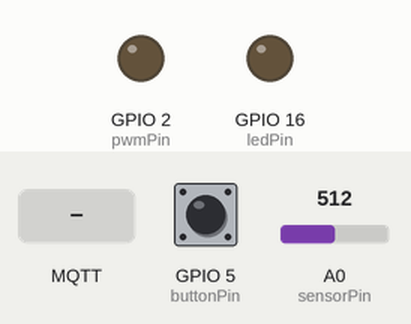
Simulated run of this sketch. Board: ESP8266 (NodeMCU). Parts: output pins drawn as LEDs (lit = HIGH). The inputs (shaded band) are chosen by the test bench; at power-on: GPIO 5 (buttonPin) LOW, A0 (sensorPin) = 512. WiFi joins after 1.5 s; servers stay silent unless stated; no MQTT or app messages arrive unless stated; what the sketch prints to the serial monitor is not drawn.

Above: at 2.7 s.
2.8 s: MQTT message "5" arrives on the first subscribed topic
At 3.1 s:
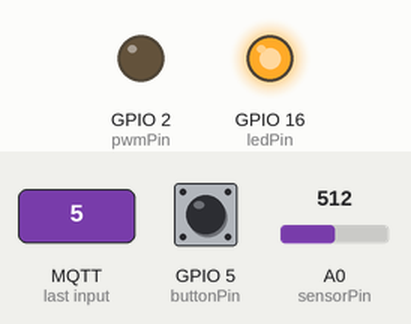
4.3 s: MQTT message "5" arrives on the second subscribed topic
At 5.5 s:
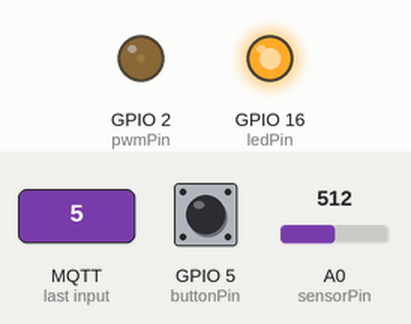
5.8 s: MQTT message "0" arrives on the first subscribed topic
At 6.9 s:
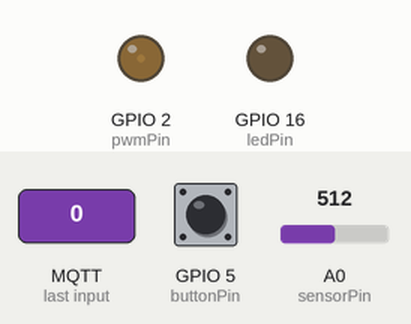
7.3 s: MQTT message "90" arrives on the second subscribed topic
At 8.2 s:
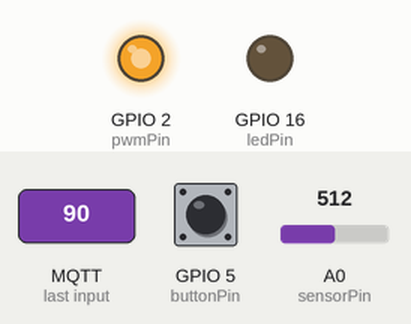
8.8 s: MQTT message "90" arrives on the first subscribed topic
At 9.5 s:
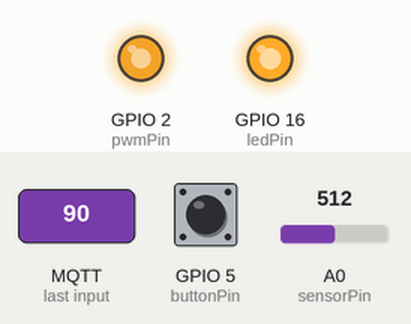
Timing chart, 0 to 11.3 s (numbered marks = the images above; inputs shaded):
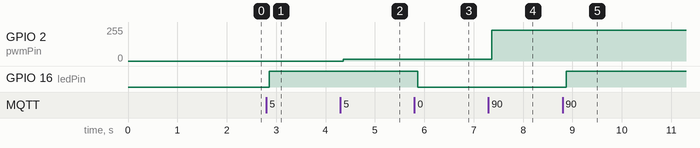

Measured:
- after the input at 2.8 s, GPIO 16 (ledPin): LOW → HIGH after 0.06 s
- after the input at 4.3 s, GPIO 2 (pwmPin): 0/255 → 13/255 after 0.06 s
- after the input at 5.8 s, GPIO 16 (ledPin): HIGH → LOW after 0.07 s
- after the input at 7.3 s, GPIO 2 (pwmPin): 13/255 → 230/255 after 0.07 s
- after the input at 8.8 s, GPIO 16 (ledPin): LOW → HIGH after 0.07 s

The sketch:

ARDUINO_MQTT.ino
```cpp
/*
 Ejemplo del canal de Youtube "MicroTutoriales DC"

 https://www.youtube.com/c/MicroTutorialesDCareaga/videos

 Utilizando el broker MQTT de mqtt.mikrodash.com
 y la plataforma de https://app.mikrodash.com
 para crear una dashboard personalizada
*/
#include <PubSubClient.h> // Biblioteca para el cliente MQTT

// Incluye las bibliotecas WiFi para ESP8266 o ESP32
#if defined(ESP8266)
  #include <ESP8266WiFi.h>
#elif defined(ESP32)
  #include <WiFi.h>
#endif

// Definición de pines para ESP8266 y ESP32
#if defined(ESP8266)
  const int buttonPin = 5; // Un pin de entrada digital típico en ESP8266
  const int ledPin = 16; // Un pin de salida digital típico en ESP8266
  const int sensorPin = A0; // Pin analógico en ESP8266
  const int pwmPin = 2; // Un pin de PWM en ESP8266
#elif defined(ESP32)
  const int buttonPin = 5; // Un pin de entrada digital típico en ESP32
  const int ledPin = 22; // Un pin de salida digital típico en ESP32
  const int sensorPin = 34; // Pin analógico en ESP32 (sólo lectura)
  const int pwmPin = 4; // Un pin de PWM en ESP32
#endif

// Variables para el estado del botón y el valor del sensor
bool statusBtn = false;
bool prevButtonState = false;
int sensorValue = 0;
int percentValue = 0;
int lastPercentValue = 0;

// Tópicos MQTT (debes reemplazar "your_mikrodash_id" con tu ID real de MikroDash)
const char* topic_sensor = "your_mikrodash_id/sensor/value";
const char* topic_button = "your_mikrodash_id/button/value";
const char* topic_pwm = "your_mikrodash_id/pwm/percent";
const char* topic_led = "your_mikrodash_id/led/value";

// Configuración de la red WiFi y MQTT
const char* ssid = "WIFI-MIKRODASH";  // Nombre de tu red WiFi
const char* password = "contra12345"; // Contraseña de tu red WiFi
const char* mqtt_server = "mqtt.mikrodash.com"; // Servidor MQTT
const int mqtt_port = 1883;           // Puerto MQTT
const char* mqtt_user = "tu_usuario_mqtt"; // Usuario para autenticación MQTT
const char* mqtt_password = "tu_contraseña_mqtt"; // Contraseña para autenticación MQTT

WiFiClient espClient;
PubSubClient client(espClient);

void setup_wifi() {
  Serial.println("Conectando a la red WiFi...");
  WiFi.mode(WIFI_STA);
  WiFi.begin(ssid, password);

  while (WiFi.status() != WL_CONNECTED) {
    delay(500);
    Serial.print(".");
  }

  Serial.println("\nWiFi conectado");
  Serial.println("Dirección IP: " + WiFi.localIP().toString());
}

void callback(char* topic, byte* payload, unsigned int length) {
  String incomingMessage = "";
  for (int i = 0; i < length; i++) {
    incomingMessage += (char)payload[i];
  }

  if (strcmp(topic, topic_led) == 0) {
    digitalWrite(ledPin, incomingMessage.toInt() ? HIGH : LOW);
  } else if (strcmp(topic, topic_pwm) == 0) {
    int pwmValue = map(incomingMessage.toInt(), 0, 100, 0, 255);
    #if defined(ESP8266)
      analogWrite(pwmPin, pwmValue);
    #elif defined(ESP32)
      ledcWrite(0, pwmValue); // Usando canal 0 para ESP32 PWM
    #endif
  }
}

void reconnect() {
  while (!client.connected()) {
    Serial.print("Intentando conexión MQTT...");
    if (client.connect("ESPClient", mqtt_user, mqtt_password)) {
      Serial.println("Conectado");
      client.subscribe(topic_led);
      client.subscribe(topic_pwm);
    } else {
      Serial.print("falló, rc=");
      Serial.print(client.state());
      Serial.println(" intentando de nuevo en 5 segundos");
      delay(5000);
    }
  }
}

void setup() {
  Serial.begin(115200);
  setup_wifi();
  client.setServer(mqtt_server, mqtt_port);
  client.setCallback(callback);

  pinMode(ledPin, OUTPUT);
  pinMode(buttonPin, INPUT);

  #if defined(ESP32)
    // Configuración PWM para ESP32
    ledcAttachPin(pwmPin, 0); // Asigna el pin PWM al canal 0
    ledcSetup(0, 5000, 8); // Configura el canal 0, 5000 Hz, 8 bits
  #endif
}

void loop() {
  if (!client.connected()) {
    reconnect();
  }
  client.loop();

  // Leer estado del botón
  bool currentStatus = digitalRead(buttonPin);
  if (prevButtonState != currentStatus) {
    prevButtonState = currentStatus;
    client.publish(topic_button, currentStatus ? "1" : "0", true);
  }

  // Leer y publicar valor del sensor
  sensorValue = analogRead(sensorPin);
  percentValue = map(sensorValue, 0, 1023, 0, 100); // Ajustar rango si es ESP32
  if (percentValue != lastPercentValue) {
    lastPercentValue = percentValue;
    String msg = String(percentValue);
    client.publish(topic_sensor, msg.c_str(), true);
  }

  delay(100);
}
```
